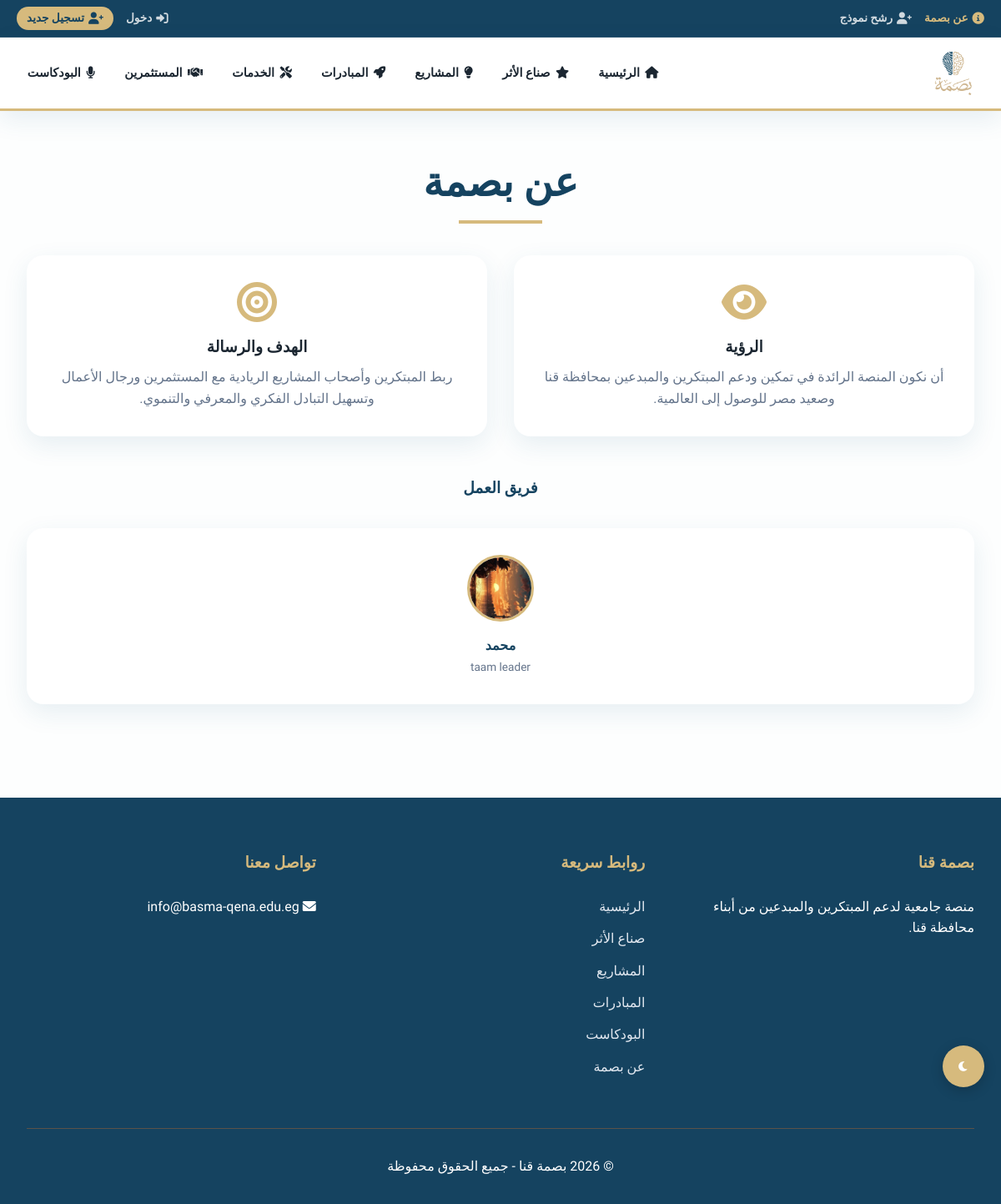
The page /about/ on the database its author committed.
### portal/models.py (models this page shows, shortened)
class TeamMember(models.Model):
    name = models.CharField(max_length=150)
    role = models.CharField(max_length=150)
    image = models.ImageField(upload_to='team/', blank=True, null=True)
    date = models.DateTimeField(auto_now_add=True)

### portal/views.py (the view)
# urls.py: path('about/', views.about, name='about'),
def about(request):
    team = TeamMember.objects.all().order_by('-date')
    if not team.exists():
        default_names = ['أحمد علي', 'منى سعيد', 'محمد جلال', 'فاطمة الزهراء', 'خالد عبدالله', 'نورهان أحمد', 'عمر حسن', 'سارة محمود', 'أحمد سامي', 'إسراء محمد', 'محمود علي', 'أسماء محمود', 'يوسف أحمد', 'رقية مصطفى']
        team = [{'name': name, 'role': 'عضو فريق العمل', 'image': None} for name in default_names]
    context = {'team': team}
    return render(request, 'portal/about.html', context)

### templates/portal/about.html (shortened to what this page needs)
{% extends 'portal/base.html' %}
{% block content %}
<div class="container">
    <div class="section-title">
        <h2>عن بصمة</h2>
    </div>
    <div class="about-grid">
        <div class="about-card">
            <i class="fas fa-eye" style="color: var(--accent); font-size: 3rem; margin-bottom: 1rem;"></i>
            <h3>الرؤية</h3>
            <p class="about-text">أن نكون المنصة الرائدة في تمكين ودعم المبتكرين والمبدعين بمحافظة قنا وصعيد مصر للوصول إلى العالمية.</p>
        </div>
        <div class="about-card">
            <i class="fas fa-bullseye" style="color: var(--accent); font-size: 3rem; margin-bottom: 1rem;"></i>
            <h3>الهدف والرسالة</h3>
            <p class="about-text">ربط المبتكرين وأصحاب المشاريع الريادية مع المستثمرين ورجال الأعمال وتسهيل التبادل الفكري والمعرفي والتنموي.</p>
        </div>
    </div>
    <h3 class="about-team-title">فريق العمل</h3>
    <div class="cards-grid">
        {% for member in team %}
            <div class="card about-member-card">
                {% if member.image %}
                    <div style="display: flex; justify-content: center; margin-bottom: 1rem;">
                        <img src="{{ member.image.url }}" alt="{{ member.name }}" style="width: 80px; height: 80px; border-radius: 50%; object-fit: cover; border: 3px solid var(--accent);">
                    </div>
                {% else %}
                    <i class="fas fa-user-circle" style="font-size: 4rem; color: var(--accent); margin-bottom: 1rem;"></i>
                {% endif %}
                <h4 class="member-name">{{ member.name }}</h4>
                <span class="member-role">{{ member.role }}</span>
            </div>
        {% endfor %}
    </div>
</div>
{% endblock %}

### static/css/style.css (style rules this page uses)
* { margin: 0; padding: 0; box-sizing: border-box; }
:root { --primary: #21618C; --primary-dark: #154360; --accent: #D6BA7D; --accent-dark: #B79F6A; --bg-light: #FDFEFE; --text-dark: #1B2631; --card-bg: white; --border-color: #E2E8F0; --shadow: 0 10px 30px rgba(33, 97, 140, 0.1); --heading-color: var(--primary-dark); }
html, body { overflow-x: hidden; }
body { font-family: 'Cairo', sans-serif; background-color: var(--bg-light); color: var(--text-dark); line-height: 1.6; }
.container { max-width: 1400px; margin: 0 auto; padding: 3rem 2rem; }
.section-title { text-align: center; margin-bottom: 3rem; }
.section-title h2 { font-size: 3rem; color: var(--primary-dark); position: relative; display: inline-block; }
.section-title h2::after { content: ''; position: absolute; bottom: -10px; left: 50%; transform: translateX(-50%); width: 100px; height: 4px; background: var(--accent); }
.cards-grid { display: grid; grid-template-columns: repeat(auto-fit, minmax(300px, 1fr)); gap: 2rem; }
.card { background: white; border-radius: 20px; overflow: hidden; box-shadow: var(--shadow); transition: transform 0.4s cubic-bezier(0.175, 0.885, 0.32, 1.275), box-shadow 0.3s; cursor: pointer; }
.about-grid { display: grid; grid-template-columns: repeat(auto-fit, minmax(280px, 1fr)); gap: 2rem; margin-bottom: 3rem; }
.about-card { background: white; padding: 2rem; border-radius: 20px; box-shadow: var(--shadow); text-align: center; }
.about-text { color: #64748B; margin-top: 0.5rem; }
.about-team-title { text-align: center; margin-bottom: 2rem; color: var(--primary-dark); }
.about-member-card { text-align: center; padding: 2rem; cursor: default; }
.member-name { color: var(--primary-dark); }
.member-role { font-size: 0.85rem; color: #64748B; }

### rows shown on the page
TeamMember: image (picture), name "محمد", role "taam leader"
